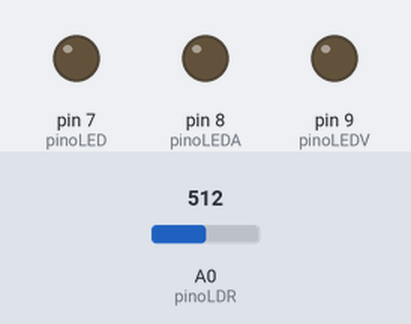
Recording of a sketch running on a simulated Arduino Uno, built with avr-gcc and run on an emulated ATmega328P. Parts: output pins drawn as LEDs (lit = HIGH). The test bench sets the inputs (shaded band); at power-on: A0 (pinoLDR) = 512.

Above: at 1.2 s.
1.3 s: A0 (pinoLDR) set to 44
2.8 s: A0 (pinoLDR) set to 35
At 3.4 s:
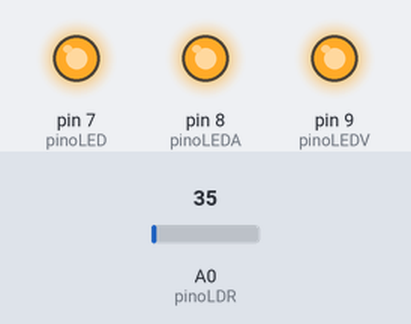
4.3 s: A0 (pinoLDR) set to 122
At 4.6 s:
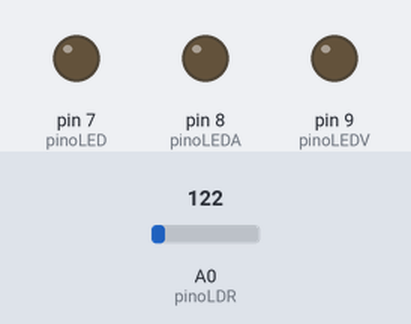
5.8 s: A0 (pinoLDR) set to 30
At 7.0 s:
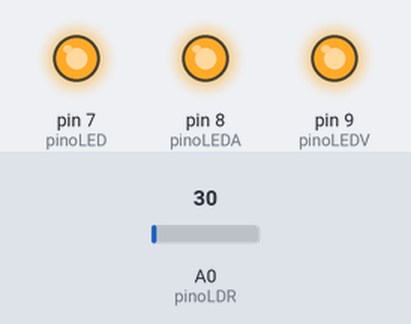
Timing chart, 0 to 8.3 s (numbered marks = the images above; inputs shaded):
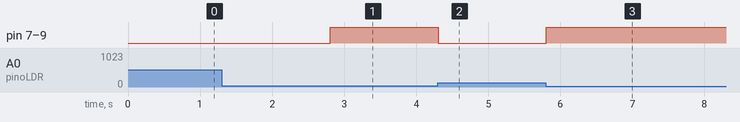

Measured:
- the behaviour switches between 40 and 39 on A0 (pinoLDR) (found by bisection; images 0 and 1)
- after the input at 1.3 s, every drawn part: stays the same
- after the input at 2.8 s, pin 7 (pinoLED), pin 8 (pinoLEDA), pin 9 (pinoLEDV): LOW → HIGH at once
- after the input at 4.3 s, pin 7 (pinoLED), pin 8 (pinoLEDA), pin 9 (pinoLEDV): HIGH → LOW at once
- after the input at 5.8 s, pin 7 (pinoLED), pin 8 (pinoLEDA), pin 9 (pinoLEDV): LOW → HIGH at once

The sketch:

sensor_luz.ino
```cpp
/*******************************************************************************
* RoboCore Kit Iniciante V8 - Construindo um Sensor de Luz 2
* Acender o LED quando o LDR indicar iluminação abaixo do limite.
*******************************************************************************/

const int pinoLDR = A0; // pino onde o LRD está conectado
const int pinoLED = 7; // pino onde o LED está conectado
const int pinoLEDA = 8; // pino led amarelo
const int pinoLEDV = 9; // pino  do led vermerlho
int leitura = 0; // variável para armazenar o valor lido pelo ADC

void setup() {
  // configura os pinos do LDR e LED
  pinMode(pinoLDR, INPUT);
  pinMode(pinoLED, OUTPUT);
  pinMode(pinoLEDA,OUTPUT);
  pinMode(pinoLEDV, OUTPUT);
}

void loop() {
  // le o valor de ADC no pino do LDR
  leitura = analogRead(pinoLDR);

  // verifica luminosidade do ambiente
  if(leitura < 40){ // se a luminosidade for menor que 40
    digitalWrite(pinoLED,HIGH);// acende o LED
    digitalWrite(pinoLEDA,HIGH);
    digitalWrite(pinoLEDV,HIGH);
  }
  else { // se não
    digitalWrite(pinoLED,LOW);// apaga o LED
    digitalWrite(pinoLEDA,LOW);
    digitalWrite(pinoLEDV,LOW);
  }
  delay(100); // aguarda 100 milissegundos para uma nova leitura
}
```
